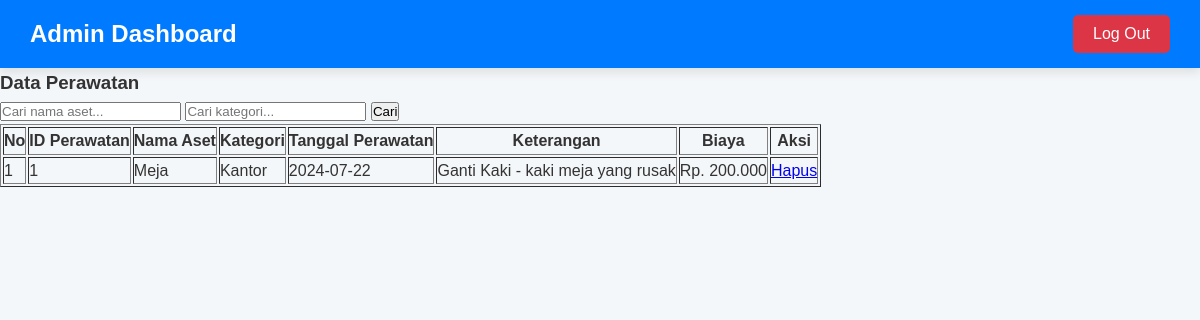
The page /dataperawatan.php (signed in) on the database its author committed.
### tables this page shows
CREATE TABLE `perawatan` (
  `id_perawatan` int(11) NOT NULL,
  `id_aset` int(11) NOT NULL,
  `tanggal_perawatan` date NOT NULL,
  `keterangan` text NOT NULL,
  `biaya` varchar(30) NOT NULL
);

CREATE TABLE `aset` (
  `id_aset` int(11) NOT NULL,
  `nama_aset` varchar(100) NOT NULL,
  `kategori` varchar(50) NOT NULL,
  `tanggal_pembelian` date NOT NULL,
  `harga` varchar(30) NOT NULL,
  `status` varchar(20) NOT NULL
);

### dataperawatan.php (the view, shortened to what this page needs)
<?php
include("php/config.php");
?>
<!DOCTYPE html>
<html lang="en">
<head>
    <link rel="stylesheet" href="style/admin.css">
</head>
<body>
<div class="nav">
    <div class="logo">
        <p><a href="admin.php">Admin Dashboard</a></p>
    </div>
    <div class="right-links">
        <a href="php/logout.php"><button class="btn">Log Out</button></a>
    </div>
</div>
<div class="data">
    <h3>Data Perawatan</h3>
    <form method="GET" action="">
        <input type="text" name="search_nama_aset" placeholder="Cari nama aset...">
        <input type="text" name="search_kategori" placeholder="Cari kategori...">
        <input type="submit" value="Cari">
    </form>
    <table border="1">
        <tr>
            <th>No</th>
            <th>ID Perawatan</th>
            <th>Nama Aset</th>
            <th>Kategori</th>
            <th>Tanggal Perawatan</th>
            <th>Keterangan</th>
            <th>Biaya</th>
            <th>Aksi</th>
        </tr>
        <?php
        $No = 1;
        $query = "SELECT perawatan.*, aset.nama_aset, aset.kategori FROM perawatan
                  JOIN aset ON perawatan.id_aset = aset.id_aset WHERE 1=1";
        $ambildata = mysqli_query($con, $query);
        while ($tampil = mysqli_fetch_array($ambildata)) {
            echo "<tr>
                <td>" . $No++ . "</td>
                <td>" . $tampil['id_perawatan'] . "</td>
                <td>" . $tampil['nama_aset'] . "</td>
                <td>" . $tampil['kategori'] . "</td>
                <td>" . $tampil['tanggal_perawatan'] . "</td>
                <td>" . $tampil['keterangan'] . "</td>
                <td>" . $tampil['biaya'] . "</td>
                <td><a href='data_perawatan.php?id=" . $tampil['id_perawatan'] . "'>Hapus</a></td>
            </tr>";
        }
        ?>
    </table>
</div>
</body>
</html>

### style/admin.css (style rules this page uses)
* { margin: 0; padding: 0; box-sizing: border-box; }
body { font-family: 'Arial', sans-serif; line-height: 1.6; background-color: #f4f7f9; color: #333; }
.nav { display: flex; justify-content: space-between; align-items: center; background: #007bff; color: #fff; padding: 15px 30px; box-shadow: 0 4px 10px rgba(0, 0, 0, 0.1); }
.nav .logo { display: flex; flex-direction: column; color: #fff; }
.nav .logo p { margin: 0; }
.nav .logo a { color: #fff; text-decoration: none; font-size: 24px; font-weight: 600; transition: color 0.3s; }
.nav .right-links { display: flex; align-items: center; }
.nav .right-links .btn { background: #dc3545; color: #fff; border: none; padding: 10px 20px; margin-left: 15px; cursor: pointer; border-radius: 5px; font-size: 16px; transition: background 0.3s, transform 0.1s; }

### rows shown on the page
perawatan: id_perawatan "1", id_aset.nama_aset "Meja", id_aset.kategori "Kantor", tanggal_perawatan "2024-07-22", keterangan "Ganti Kaki - kaki meja yang rusak", biaya "Rp. 200.000"
